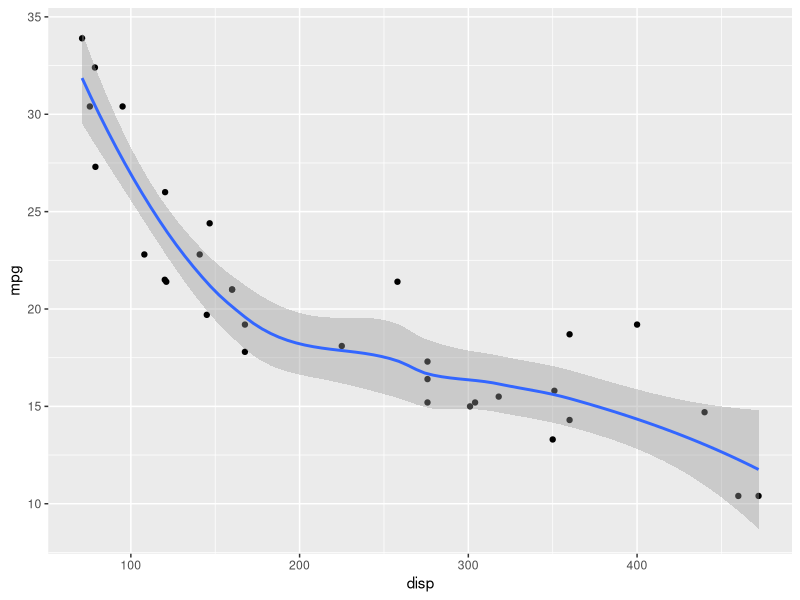
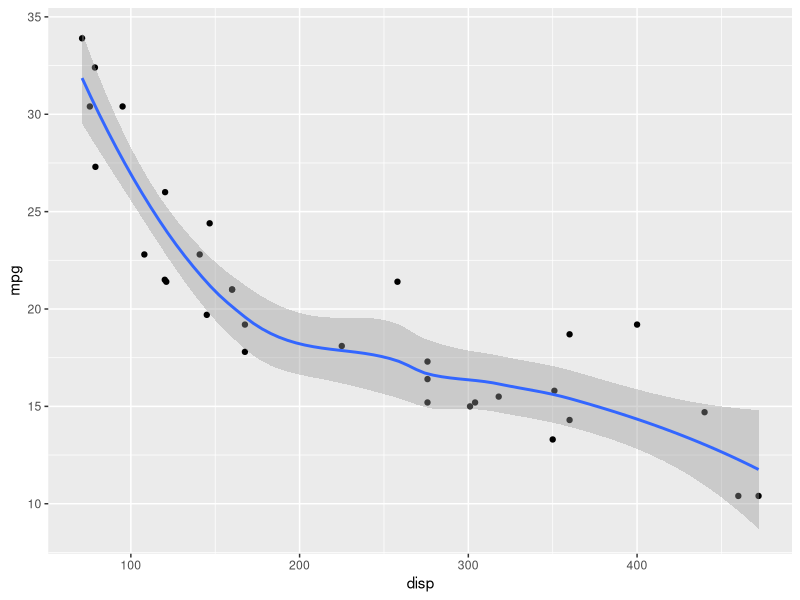
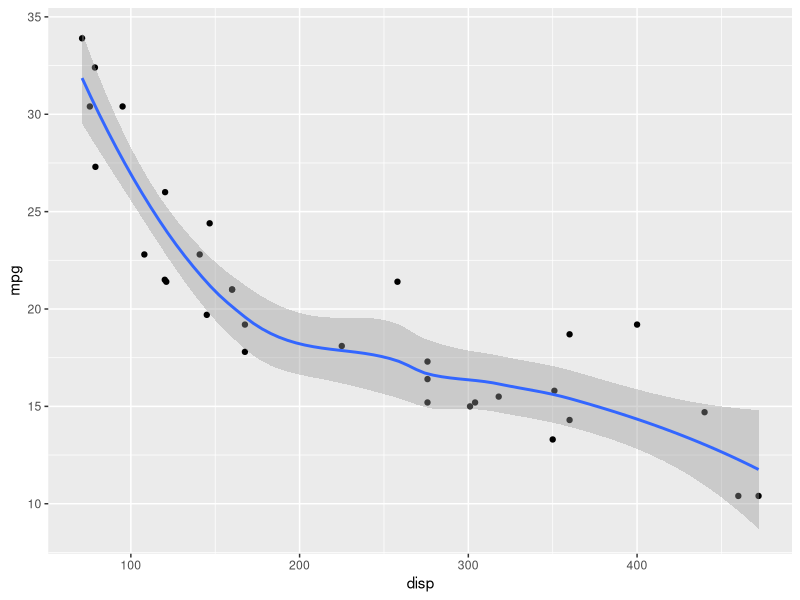
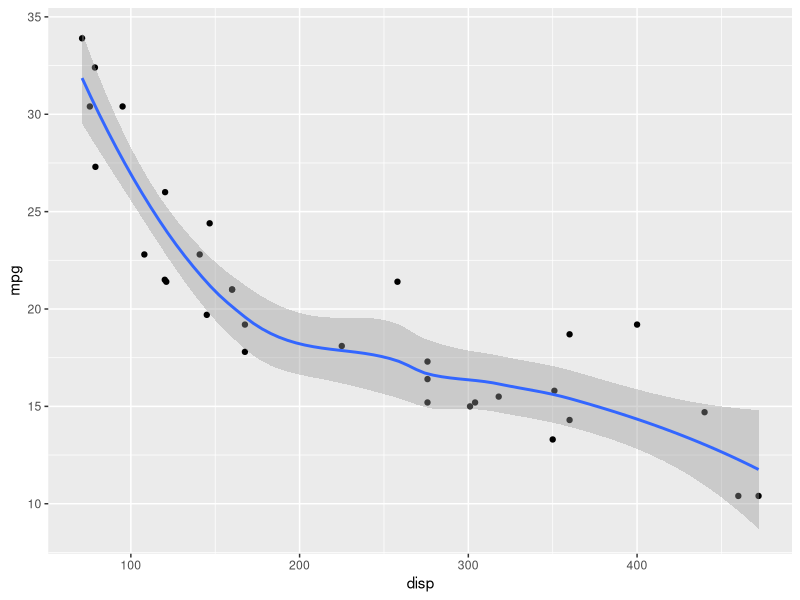
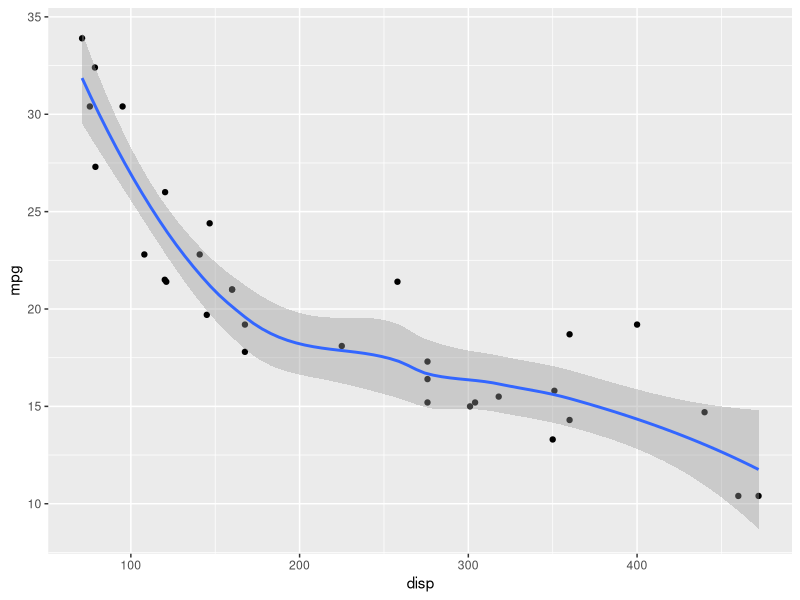
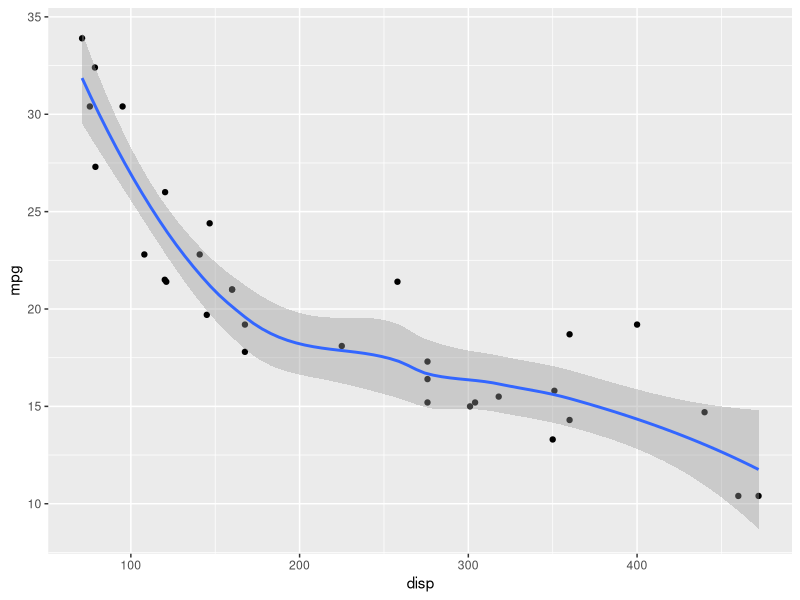
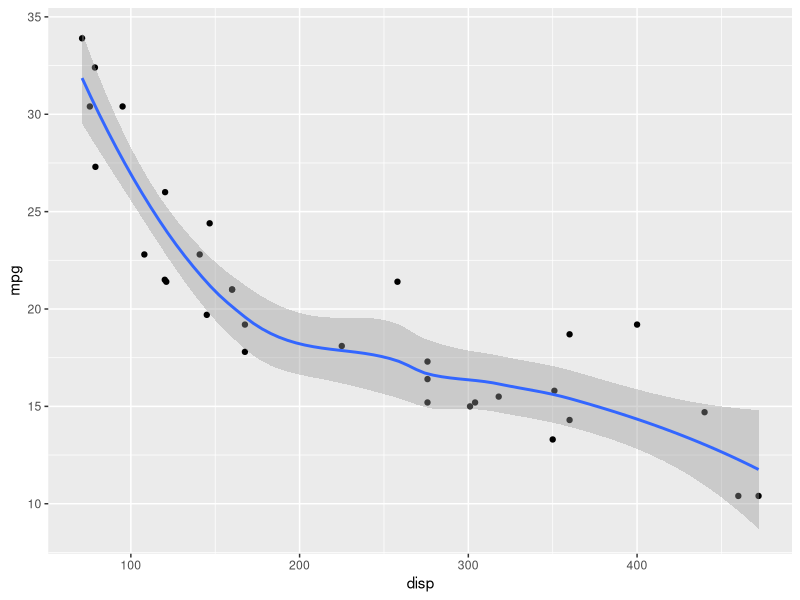

Here is the R script that generated these plots, in order:
## ---- chunk 1
head(mtcars)
## ---- chunk 2
#| echo: false
#| eval: true
dplyr::glimpse(mtcars)
## ---- chunk 3
#| echo: fenced
#| output-location: column-fragment
#| code-line-numbers: "|2"

library(ggplot2)

mtcars |> 
  ggplot(aes(x = disp, y = mpg)) +
  geom_point() +
  geom_smooth(method = "loess", formula = "y~x")
## ---- chunk 4
#| echo: fenced
#| output-location: column
#| code-line-numbers: "|2"

library(ggplot2)

mtcars |> 
  ggplot(aes(x = disp, y = mpg)) +
  geom_point() +
  geom_smooth(method = "loess", formula = "y~x")
## ---- chunk 5
#| echo: fenced
#| output-location: fragment
#| code-line-numbers: "|2"

library(ggplot2)

mtcars |> 
  ggplot(aes(x = disp, y = mpg)) +
  geom_point() +
  geom_smooth(method = "loess", formula = "y~x")
## ---- chunk 6
#| echo: fenced
#| output-location: slide
#| code-line-numbers: "|2"

library(ggplot2)

mtcars |> 
  ggplot(aes(x = disp, y = mpg)) +
  geom_point() +
  geom_smooth(method = "loess", formula = "y~x")
## ---- chunk 7
#| eval: true
#| echo: false
head(mtcars)
## ---- chunk 8
#| echo: fenced
#| output-location: column
#| code-line-numbers: "3"

library(ggplot2)

mtcars |> 
  ggplot(aes(x = disp, y = mpg)) +
  geom_point() +
  geom_smooth(method = "loess", formula = "y~x")
## ---- chunk 9
#| echo: fenced
#| output-location: column
#| code-line-numbers: "|3"

library(ggplot2)

mtcars |> 
  ggplot(aes(x = disp, y = mpg)) +
  geom_point() +
  geom_smooth(method = "loess", formula = "y~x")
## ---- chunk 10
#| echo: fenced
#| output-location: column
#| code-line-numbers: "|3|5|8|10"

library(ggplot2)

mtcars |> 
  ggplot(aes(x = disp, y = mpg)) +
  geom_point() +
  geom_smooth(method = "loess", formula = "y~x")
